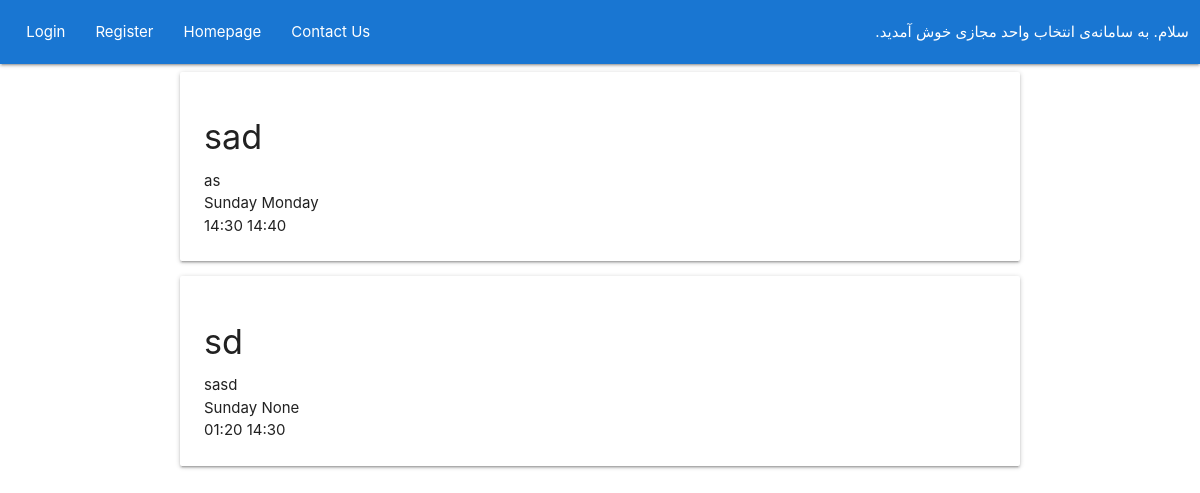
Page /profile/panel/courses/ on the earlier database version.
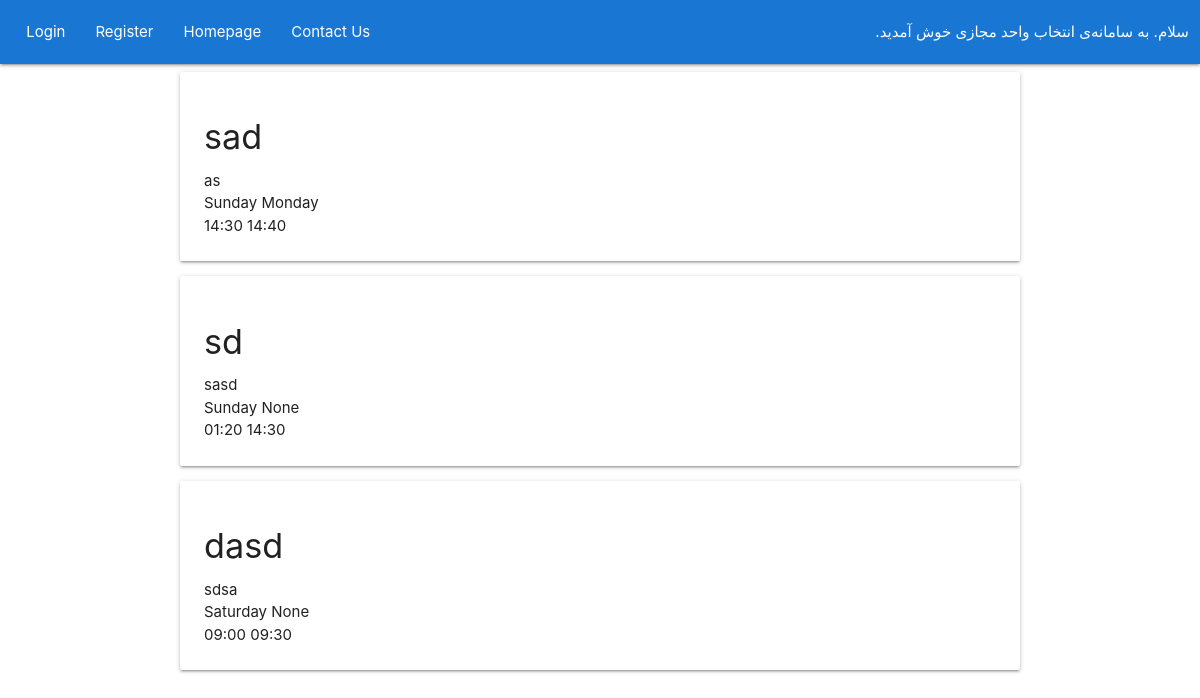
Same page on the later database version.
### webelopers/models.py (models this page shows)
class Course(models.Model):
    DAY_OF_THE_WEEK = (
        (0, 'Saturday'),
        (1, 'Sunday'),
        (2, 'Monday'),
        (3, 'Tuesday'),
        (4, 'Wednesday'),
    )
    department = models.CharField(max_length=30)
    name = models.CharField(max_length=30)
    course_number = models.IntegerField()
    group_number = models.IntegerField()
    teacher = models.CharField(max_length=25)
    start_time = models.TimeField()
    end_time = models.TimeField()
    first_day = models.IntegerField(choices=DAY_OF_THE_WEEK)
    second_day = models.IntegerField(choices=DAY_OF_THE_WEEK, null=True, blank=True)
    exam_date = models.DateField()

### webelopers/views.py (the view)
# urls.py: path('profile/panel/courses/', courses, name='courses'),
def courses(request):
    return render(request, 'courses.html', {'courses': Course.objects.all()})

### templates/courses.html (shortened to what this page needs)
{% extends 'base.html' %}
{% block section %}
    <div class="container">
        <div id="all_courses">
            {% for course in courses %}
                <div class="card-panel">
                    <div class="{{ course.course_number }}_{{ course.group_number }}">
                        <h4>{{ course.name }}</h4>
                        <div>{{ course.department }}</div>
                        <div>
                            {{ course.get_first_day_display }}
                            {{ course.get_second_day_display }}
                        </div>
                        <div>{{ course.start_time|date:"H:i" }} {{ course.end_time|date:"H:i" }}</div>
                    </div>
                </div>
            {% endfor %}
        </div>
    </div>
{% endblock %}

Differences in the rows shown:
added Course: name "dasd", department "sdsa", first_day "Saturday", second_day "None", start_time "09:00", end_time "09:30"
